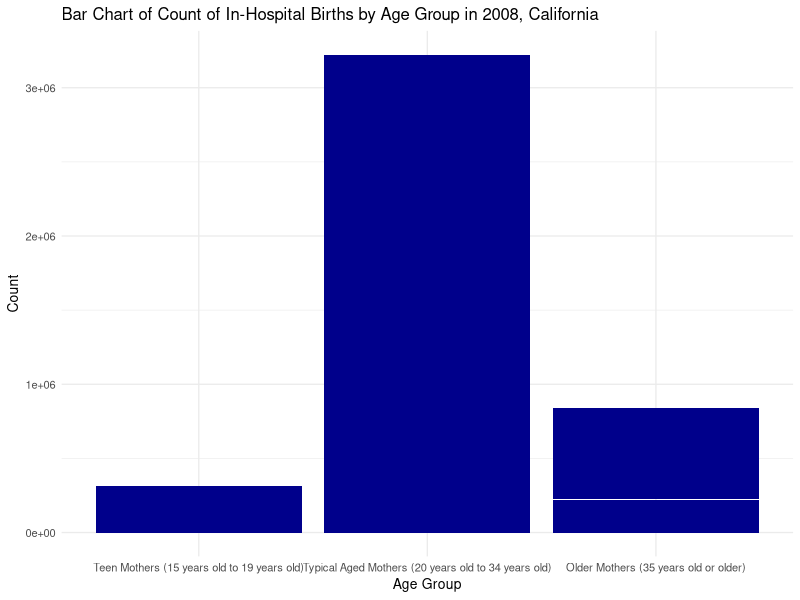

The R source for this figure:
## ---- chunk 1
knitr::opts_chunk$set(echo = TRUE)
## ---- chunk 2
library(formatR)
library(readr)
library(dplyr)
library(ggplot2)
## ---- chunk 3
hospital_births_raw <- read_csv("inhospitalbirthsbyagegroup.csv") %>% rename(Year = year,
                                                                             County = patcnty,
                                                                             Age_Group = agegrp,
                                                                             Count = count)
## ---- chunk 4
dim(hospital_births_raw)
## ---- chunk 5
names(hospital_births_raw)
## ---- chunk 6
head(hospital_births_raw)
## ---- chunk 7
total_births <- hospital_births_raw %>% filter(Age_Group == "Total Births") %>% summarize(
  mean_total = mean(Count),
  median_total = median(Count), 
  sum_total = sum(Count))
total_births
## ---- chunk 8
teen_births <- hospital_births_raw %>% filter(Age_Group == 
            "Teen Mothers (15 years old to 19 years old)") %>% summarize(
              mean_teen = mean(Count),
              median_teen = median(Count), 
              sum_teen = sum(Count))
teen_births
## ---- chunk 9
typical_births <- hospital_births_raw %>% filter(Age_Group == 
    "Typical Aged Mothers (20 years old to 34 years old)") %>% summarize(
      mean_typical = mean(Count), 
      median_typical = median(Count), 
      sum_typical = sum(Count))
typical_births
## ---- chunk 10
old_births <- hospital_births_raw %>% filter(Age_Group == "Older Mothers (35 years old or older)") %>% summarize(
  mean_old = mean(Count), 
  median_old = median(Count), 
  sum_old = sum(Count))
old_births
## ---- chunk 11
births_ages_only <- hospital_births_raw %>% filter(Age_Group != "Total Births") 
births_ages_only$Age_Group <- forcats::fct_relevel(births_ages_only$Age_Group, 
                          "Teen Mothers (15 years old to 19 years old)", 
                          "Typical Aged Mothers (20 years old to 34 years old)", 
                          "Older Mothers (35 years old or older)")
sum_barchart <- ggplot(births_ages_only, aes(x = Age_Group, y = Count)) + 
  geom_bar(stat = "identity", fill = "darkblue") + 
  labs(title = "Bar Chart of Count of In-Hospital Births by Age Group in 2008, California", 
       x = "Age Group", y = "Count") + theme_minimal(base_size = 10)
sum_barchart
